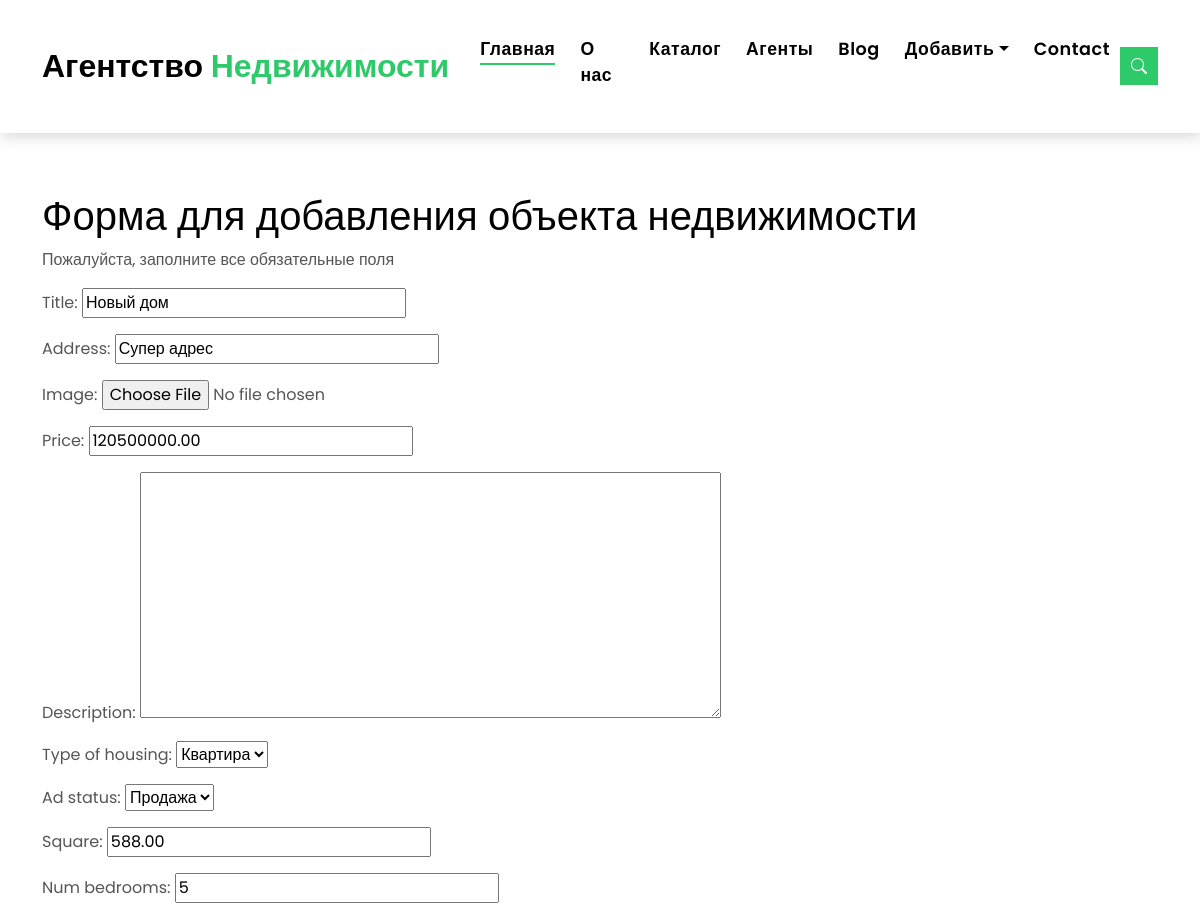
The page /listing/2/edit/ (upper part) on the database as committed earlier.
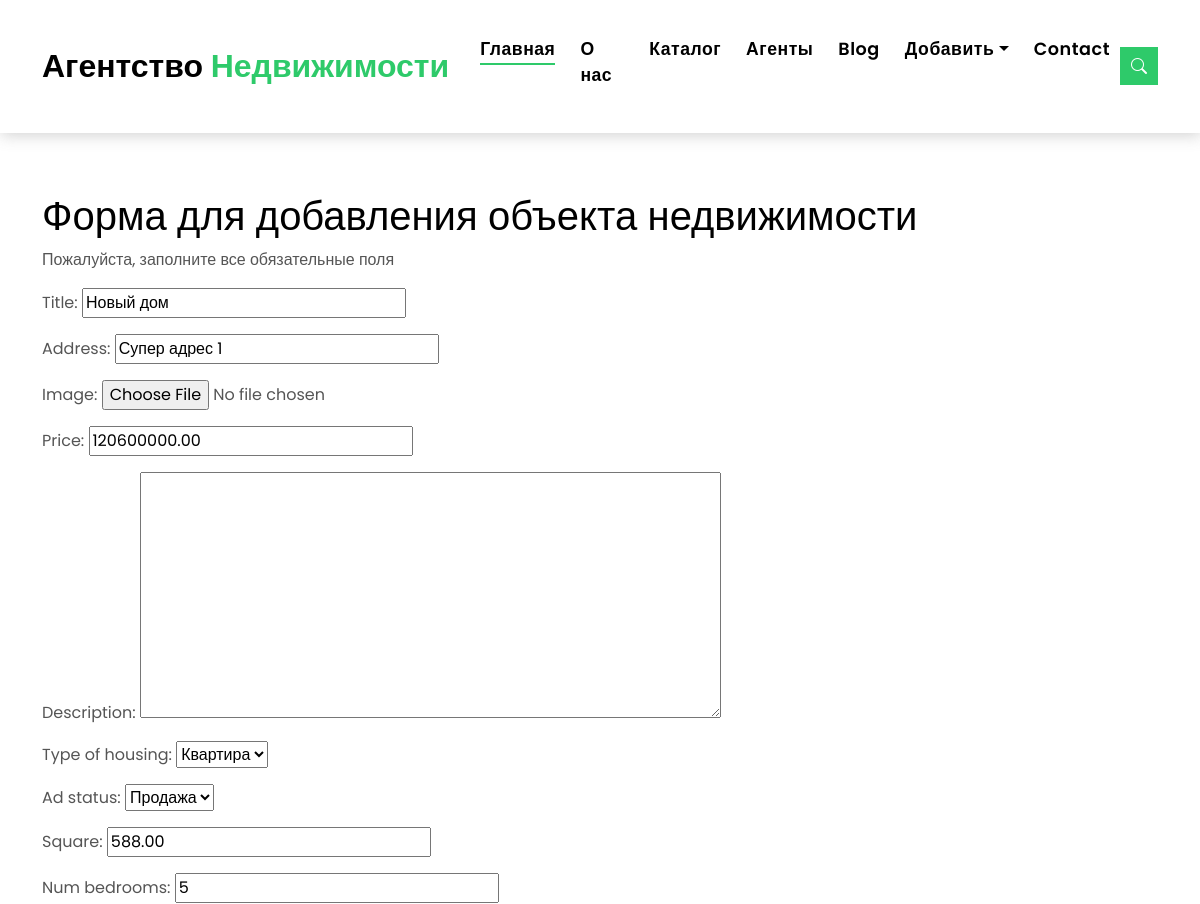
The same page on the database as committed later.
### listings/models.py (models this page shows, shortened)
class Listing(models.Model):
    HOUSE = 'Дом'
    COTTAGE = 'Коттедж'
    APARTMENT = 'Квартира'
    ROOM = 'Комната'
    TYPE_OF_HOUSING = [
        (HOUSE, 'Дом'),
        (COTTAGE, 'Коттедж'),
        (APARTMENT, 'Квартира'),
        (ROOM, 'Комната'),
    ]
    SALE = 'Продажа'
    RENT = 'Аренда'
    AD_TYPE = [
        (SALE, 'Продажа'),
        (RENT, 'Аренда'),
    ]
    title = models.CharField(max_length=255)
    address = models.CharField(max_length=255)
    image = models.ImageField()
    price = models.DecimalField(max_digits=12, decimal_places=2)
    description = models.TextField(blank=True, null=True)
    type_of_housing = models.CharField(
        max_length=10,
        choices=TYPE_OF_HOUSING,
        default=APARTMENT
    )
    ad_status = models.CharField(
        max_length=10,
        choices=AD_TYPE,
        default=SALE
    )
    square = models.DecimalField(max_digits=5, decimal_places=2)
    num_bedrooms = models.IntegerField()
    num_bathrooms = models.IntegerField()
    garage = models.IntegerField()
    video = models.FileField(upload_to='video/%y', blank=True, null=True)
    floor_plan = models.ImageField(blank=True, null=True)
    agent = models.ForeignKey(
        Agent,
        on_delete=models.SET_NULL,
        null=True,
        related_name='listing'
    )

### listings/views.py (the view)
# urls.py: path('listing/<pk>/edit/', views.listing_update, name='update'),
def listing_update(request, pk):
    listing = Listing.objects.get(id=pk)
    form = ListingForm(instance=listing)
    if request.method == 'POST':
        form = ListingForm(request.POST, instance=listing, files=request.FILES)
        if form.is_valid():
            form.save()
            return redirect('listing', listing.id)
    context = {
        'form': form
    }
    return render(request, 'listing_create.html', context)

### listings/forms.py
class ListingForm(ModelForm):
    class Meta:
        model = Listing
        fields = '__all__'

### listings/templatetags/user_tags.py (called while the page is built)
@register.simple_tag()
def current_time():
    return datetime.datetime.now().strftime('%Y')

### templates/listing_create.html (shortened to what this page needs)
{% extends 'base.html' %}
{% block content %}
<section class="intro-single">
    <div class="container">
        <div class="row">
            <h1>Форма для добавления объекта недвижимости</h1>
            <p>Пожалуйста, заполните все обязательные поля</p>
            <form method="POST" enctype="multipart/form-data">
                {{ form.as_p }}
            </form>
        </div>
    </div>
</section>
{% endblock content %}

Rows that differ between the two databases and show on the page:
changed Listing "Новый дом": address "Супер адрес" → "Супер адрес 1"; price "120500000.00" → "120600000.00"
